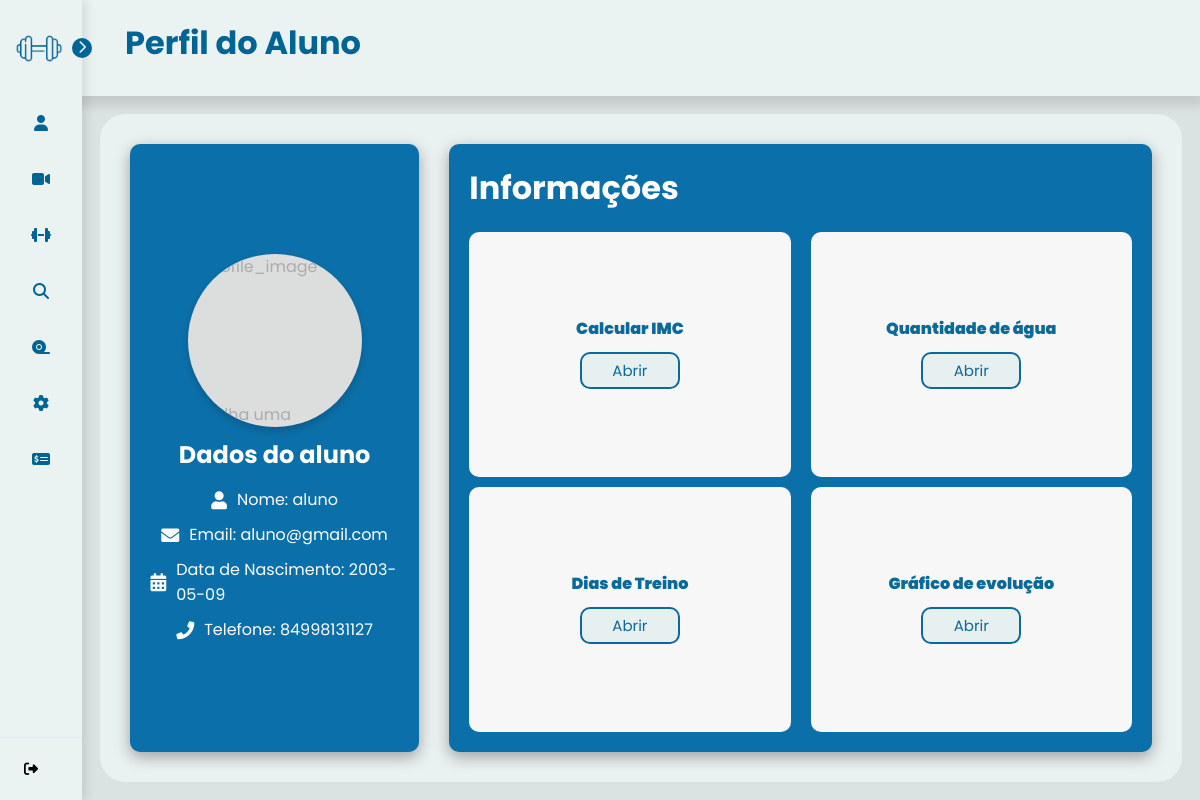
The page /profile (signed in) on the database its author committed.
### tables this page shows
CREATE TABLE users (
    use_id INTEGER PRIMARY KEY AUTOINCREMENT,
    use_nome TEXT NOT NULL,
    use_senha TEXT NOT NULL,
    use_email TEXT NOT NULL,
    use_telefone TEXT NOT NULL,
    use_data_nascimento DATE NOT NULL,
    use_genero TEXT NOT NULL,
    use_tipo_usuario TEXT NOT NULL,
    use_dias_treino INT,
    use_horario_treino TIME,
    use_dias_trabalho INT ,
    use_horario_trabalho TIME,
    use_idade INT,
    use_peso FLOAT,
    use_altura FLOAT,
    use_imagem BLOB,
    use_foco_treino VARCHAR(90), /*foco do treino que o aluno quer desenvolver*/
    use_tipo_treino VARCHAR(90), /*tipo do treino que o personal gosta de ensinar*/
    use_contador INTEGER DEFAULT 0
);

### controllers/ProfileController.py (the view)
@profile_bp.route('/profile')
@login_required
def profile():
    user_id = current_user.get_id()
    user = User.get(user_id)
    total_treinos = Treino.contar_treinos(user_id)
    if user:
        user.total_treinos = total_treinos
        return render_template('profile.html', user_info=user)
    else:
        flash("Usuário não encontrado.")
        return redirect(url_for('index'))

### app.py (called while the page is built)
@login_manager.user_loader
def load_user(user_id):
    return User.get(user_id)

### models/Training.py (called while the page is built)
    @classmethod
    def contar_treinos(cls, user_id):
        conn = obter_conexao()
        count = conn.execute(
            'SELECT COUNT(*) FROM dias_treino WHERE user_id = ?',
            (user_id,)
        ).fetchone()[0]
        conn.close()
        return count

### models/User.py (called while the page is built)
    def get_id(self):
        return self.id

### models/__init__.py (called while the page is built)
def obter_conexao():
    conn = sqlite3.connect('database.db')
    conn.row_factory = sqlite3.Row
    return conn

### templates/profile.html (shortened to what this page needs)
{% extends "base.html" %}
{% block titlePage %} Perfil do Aluno {% endblock %}
{% block content %}
<div class="profile-page">
    <div class="profile-container1">
        <form method="POST" action="{{ url_for('profile.upload_imagem') }}" enctype="multipart/form-data" class="picture">
            <label for="picture__input" tabIndex="0">
                <span class="picture__image">Escolha uma imagem</span>
                <img src="{{ url_for('profile.imagem_usuario', user_id=user_info.id) }}" alt="profile_image" class="picture__img">
            </label>
        </form>
        <h2>Dados do {{ user_info.tipo_usuario}}</h2>
        <div class="profile-info1">
            <div class="info-item">
                <i class="fas fa-user"></i>
                <p>Nome: {{ user_info.nome }}</p>
            </div>
            <div class="info-item">
                <i class="fas fa-envelope"></i>
                <p>Email: {{ user_info.email }}</p>
            </div>
            <div class="info-item">
                <i class="fas fa-calendar-alt"></i>
                <p>Data de Nascimento: {{ user_info.data_nascimento }} </p>
            </div>
            <div class="info-item">
                <i class="fas fa-phone"></i>
                <p>Telefone: {{ user_info.telefone }}</p>
            </div>
        </div>
    </div>
    <div class="profile-container2">
        <h1>Informações</h1>
        <div class="profile-info2">
            <div class="info2-items">
                <div class="info2-item-text fas " style="color:#006494;">
                    <p>Calcular IMC</p>
                </div>
                <div class="info2-buttons" onclick="openModal('modal1')">Abrir</div>
            </div>
            <div class="info2-items">
                <div class="info2-item-text fas " style="color:#006494;">
                    <p>Quantidade de água</p>
                </div>
                <div class="info2-buttons" onclick="openModal('modal')">Abrir</div>
            </div>
            <div class="info2-items">
                <div class="info2-item-text fas " style="color:#006494;">
                    <p> Dias de Treino </p>
                </div>
                <div class="info2-buttons" onclick="openModal('modal3')">Abrir</div>
            </div>
            <div class="info2-items">
                <div class="info2-item-text fas " style="color:#006494;">
                    <p> Gráfico de evolução</p>
                </div>
                <div class="info2-buttons" onclick="openModal('modal4')">Abrir</div>
            </div>
        </div>
    </div>
</div>
{% endblock %}

### templates/base.html (style rules this page uses)
* { margin: 0; padding: 0; box-sizing: border-box; font-family: 'Poppins', sans-serif; }
body { display: flex; min-height: 100vh; background-color: #dbe2e2; padding-left: 82px; color: #0d2329; }

### rows shown on the page
users: tipo_usuario "aluno", nome "aluno", email "aluno@gmail.com", data_nascimento "2003-05-09", telefone "84998131127"
